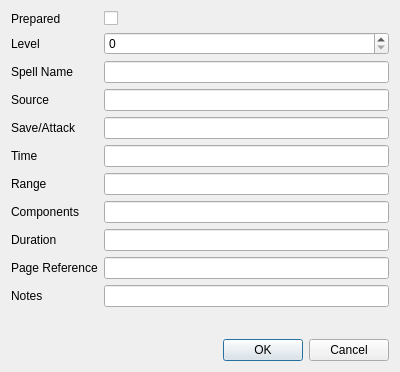
<?xml version="1.0" encoding="UTF-8"?>
<ui version="4.0">
 <class>spellDialog</class>
 <widget class="QDialog" name="spellDialog">
  <property name="geometry">
   <rect>
    <x>0</x>
    <y>0</y>
    <width>400</width>
    <height>372</height>
   </rect>
  </property>
  <property name="windowTitle">
   <string>Dialog</string>
  </property>
  <layout class="QVBoxLayout" name="verticalLayout">
   <item>
    <layout class="QFormLayout" name="formLayout">
     <item row="0" column="0">
      <widget class="QLabel" name="preparedLabel">
       <property name="text">
        <string>Prepared</string>
       </property>
      </widget>
     </item>
     <item row="0" column="1">
      <widget class="QCheckBox" name="preparedCheckBox"/>
     </item>
     <item row="1" column="0">
      <widget class="QLabel" name="levelLabel">
       <property name="text">
        <string>Level</string>
       </property>
      </widget>
     </item>
     <item row="1" column="1">
      <widget class="QSpinBox" name="levelSpinBox"/>
     </item>
     <item row="2" column="0">
      <widget class="QLabel" name="spellNameLabel">
       <property name="text">
        <string>Spell Name</string>
       </property>
      </widget>
     </item>
     <item row="2" column="1">
      <widget class="QLineEdit" name="spellNameLineEdit"/>
     </item>
     <item row="3" column="0">
      <widget class="QLabel" name="sourceLabel">
       <property name="text">
        <string>Source</string>
       </property>
      </widget>
     </item>
     <item row="3" column="1">
      <widget class="QLineEdit" name="sourceLineEdit"/>
     </item>
     <item row="4" column="0">
      <widget class="QLabel" name="saveAttackLabel">
       <property name="text">
        <string>Save/Attack</string>
       </property>
      </widget>
     </item>
     <item row="4" column="1">
      <widget class="QLineEdit" name="saveAttackLineEdit"/>
     </item>
     <item row="5" column="0">
      <widget class="QLabel" name="timeLabel">
       <property name="text">
        <string>Time</string>
       </property>
      </widget>
     </item>
     <item row="5" column="1">
      <widget class="QLineEdit" name="timeLineEdit"/>
     </item>
     <item row="6" column="0">
      <widget class="QLabel" name="rangeLabel">
       <property name="text">
        <string>Range</string>
       </property>
      </widget>
     </item>
     <item row="6" column="1">
      <widget class="QLineEdit" name="rangeLineEdit"/>
     </item>
     <item row="7" column="0">
      <widget class="QLabel" name="componentsLabel">
       <property name="text">
        <string>Components</string>
       </property>
      </widget>
     </item>
     <item row="7" column="1">
      <widget class="QLineEdit" name="componentsLineEdit"/>
     </item>
     <item row="8" column="0">
      <widget class="QLabel" name="durationLabel">
       <property name="text">
        <string>Duration</string>
       </property>
      </widget>
     </item>
     <item row="8" column="1">
      <widget class="QLineEdit" name="durationLineEdit"/>
     </item>
     <item row="9" column="0">
      <widget class="QLabel" name="pageReferenceLabel">
       <property name="text">
        <string>Page Reference</string>
       </property>
      </widget>
     </item>
     <item row="9" column="1">
      <widget class="QLineEdit" name="pageReferenceLineEdit"/>
     </item>
     <item row="10" column="0">
      <widget class="QLabel" name="notesLabel">
       <property name="text">
        <string>Notes</string>
       </property>
      </widget>
     </item>
     <item row="10" column="1">
      <widget class="QLineEdit" name="notesLineEdit"/>
     </item>
    </layout>
   </item>
   <item>
    <widget class="QDialogButtonBox" name="buttonBox">
     <property name="orientation">
      <enum>Qt::Horizontal</enum>
     </property>
     <property name="standardButtons">
      <set>QDialogButtonBox::Cancel|QDialogButtonBox::Ok</set>
     </property>
    </widget>
   </item>
  </layout>
 </widget>
 <resources/>
 <connections>
  <connection>
   <sender>buttonBox</sender>
   <signal>accepted()</signal>
   <receiver>spellDialog</receiver>
   <slot>accept()</slot>
   <hints>
    <hint type="sourcelabel">
     <x>248</x>
     <y>254</y>
    </hint>
    <hint type="destinationlabel">
     <x>157</x>
     <y>274</y>
    </hint>
   </hints>
  </connection>
  <connection>
   <sender>buttonBox</sender>
   <signal>rejected()</signal>
   <receiver>spellDialog</receiver>
   <slot>reject()</slot>
   <hints>
    <hint type="sourcelabel">
     <x>316</x>
     <y>260</y>
    </hint>
    <hint type="destinationlabel">
     <x>286</x>
     <y>274</y>
    </hint>
   </hints>
  </connection>
 </connections>
</ui>
